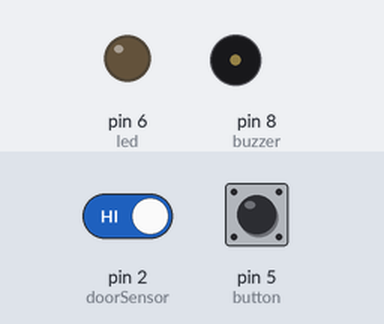
Bench run of a sketch on a simulated Arduino Uno, built with avr-gcc and run on an emulated ATmega328P. Parts: output pins drawn as LEDs (lit = HIGH), buzzer (waves = sounding). Inputs (shaded band) come from the test bench; at power-on: pin 5 (button) LOW, pin 2 (doorSensor) HIGH.

Above: at 5.7 s.
5.8 s: pin 5 (button) pulled HIGH for 3.2 s
At 6.45 s:
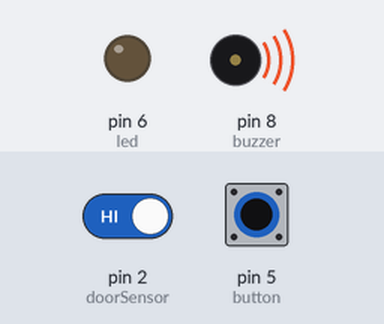
Timing chart, 0 to 9.8 s (numbered marks = the images above; inputs shaded):
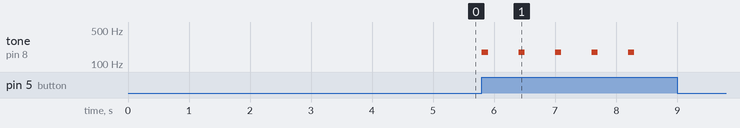

Measured:
- after the input at 5.8 s, tone on pin 8 (buzzer): alternates 175 Hz for 0.10 s and silent for 0.50 s, 10 changes in all, then stays silent, starting at once

The sketch:

Create_Your_Own_Door_Alarm_Ex3.ino
```cpp
int buzzer = 8; //this allows us to write "buzzer" instead of "8" so that if we plug it in somewhere else we need only change this 8
int led = 6; //this allows us to write "led" instead of "6" so that if we plug it in somewhere else we need only change this 6
int doorSensor = 2; //allows for the substitution of door sensor pin with just doorSensor
int button = 5; // assigns the value 5 to button
int i = 0; //this will allow us to use i as a placeholder later
int DelayInSeconds = 5; // this allows us to change the delay we want here instead of each time it occurs later
int DelayChange = 0; // used to keep track of how much the delay was incrased
int DelayIncrease = 5; // Sets the amount of time(seconds) increased each press of the button
int DelayLimit = 30; // Creates a limit of how long the delay can be in seconds even if the button was pressed again

void setup() {
  pinMode(buzzer, OUTPUT); // set the pin assaigned to buzzer as an output
  pinMode(led, OUTPUT); // set the pin assigned to led as an output pin
  pinMode(doorSensor, INPUT); // sets the pin number to of doorSensor to Input
  pinMode(button, INPUT); // sets the pin number to of button to Input
}

void loop() {
  if (digitalRead(button) == HIGH && DelayInSeconds < DelayLimit){ // checks for when the button is pressed
    DelayInSeconds = DelayInSeconds + DelayIncrease; // adds the additional time to the Delay
    DelayChange = DelayChange + DelayIncrease; // adds the same ammount of time
    tone(buzzer, 175); // makes the buzzer create a sound at 175Hz
    delay(100); // waits 100 miliseconds
    noTone(buzzer); // tuns off buzzer
    delay(500); // waits 500 miliseconds
  }
  if (digitalRead(doorSensor) == LOW){ // sets the perameters for if the code inside the curly brackets will run
    for (i = 0; i < DelayInSeconds; i++){ // tell the code in the brackets to run a set number of times
      delay(1000); // one second delay
      }
    DelayInSeconds -= DelayChange; // resets Delay in seconds to what it was before
    DelayChange = 0; // resets delay increase
    while (digitalRead(doorSensor) == LOW){
     tone(buzzer, 60); // makes the buzzer create a sound at 60Hz
     digitalWrite(led, HIGH); // sets the led pin to high turning on the led
     delay(200); // waits 200 miliseconds
     noTone(buzzer); // tuns off buzzer
     digitalWrite(led, LOW); // turns off LED
     delay(200); // waits 0.2 seconds
   }
  }
}
```
